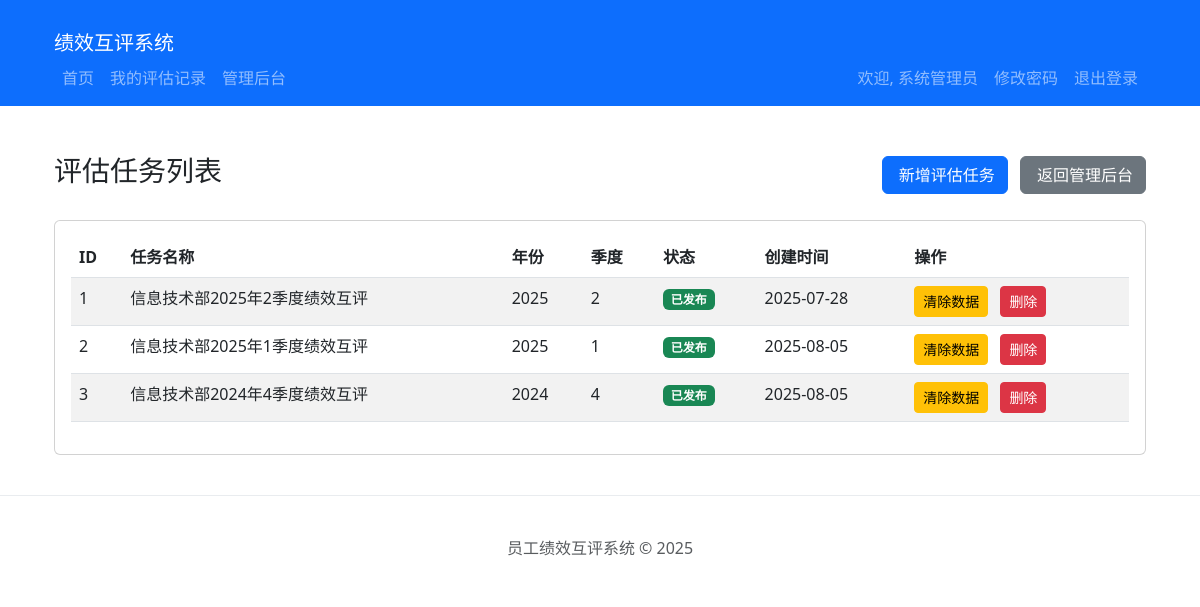
The app's page /admin/tasks (signed in), older data.
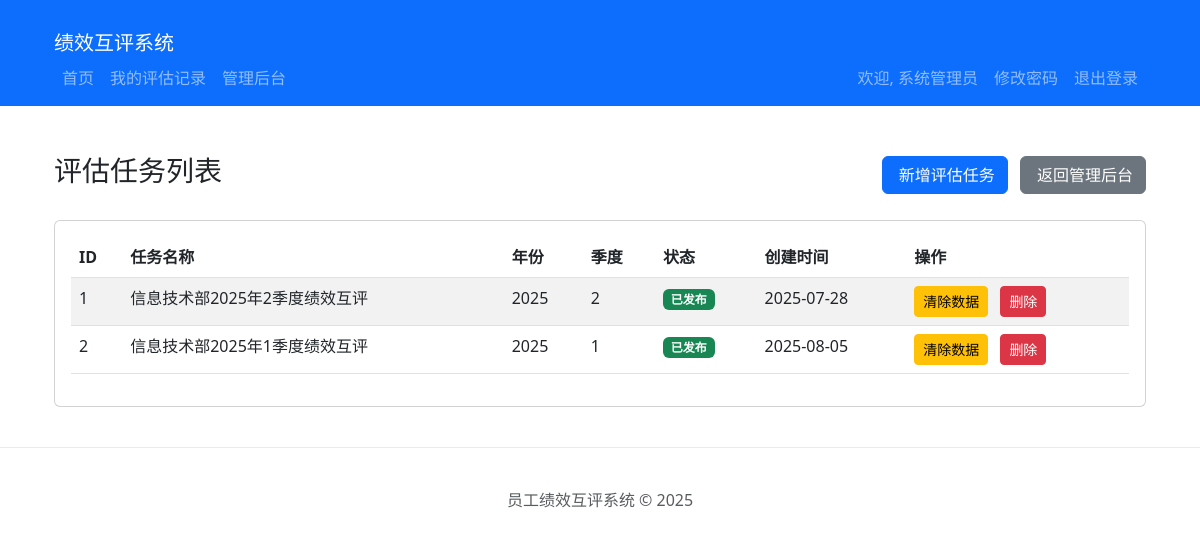
The same page, newer data.
### models.py (models this page shows, shortened)
class Employee(UserMixin, db.Model):
    id = db.Column(db.Integer, primary_key=True)
    employee_id = db.Column(db.String(20), unique=True, nullable=False)
    name = db.Column(db.String(100), nullable=False)
    position = db.Column(db.String(100), nullable=False)
    password_hash = db.Column(db.String(256), nullable=False)
    is_admin = db.Column(db.Boolean, default=False)
    is_frozen = db.Column(db.Boolean, default=False)
    created_at = db.Column(db.DateTime, default=datetime.utcnow)
    updated_at = db.Column(db.DateTime, default=datetime.utcnow, onupdate=datetime.utcnow)

class EvaluationTask(db.Model):
    __tablename__ = 'evaluation_task'
    id = db.Column(db.Integer, primary_key=True)
    year = db.Column(db.Integer, nullable=False)
    quarter = db.Column(db.Integer, nullable=False)  # 1-4
    name = db.Column(db.String(200), nullable=False)
    status = db.Column(db.String(20), default='published', nullable=False)
    created_at = db.Column(db.DateTime, default=datetime.utcnow)
    updated_at = db.Column(db.DateTime, default=datetime.utcnow, onupdate=datetime.utcnow)
    records = db.relationship('EvaluationRecord', back_populates='task', cascade='all, delete-orphan', lazy='dynamic')

### app.py (the view)
@app.route('/admin/tasks')
@login_required
@admin_required
def admin_task_list():
    from models import EvaluationTask
    tasks = EvaluationTask.query.all()
    return render_template('admin/task_list.html', tasks=tasks)

### app.py (called while the page is built)
def admin_required(f):
    @wraps(f)
    def decorated_function(*args, **kwargs):
        if not current_user.is_authenticated:
            return redirect(url_for('login', next=request.url))
        if not current_user.is_admin:
            abort(403)
        return f(*args, **kwargs)
    return decorated_function

@app.template_filter('shanghai_time')
def shanghai_time_filter(dt, format='%Y-%m-%d %H:%M:%S'):
    if dt is None:
        return ""
    utc_dt = pytz.utc.localize(dt)
    shanghai_tz = pytz.timezone('Asia/Shanghai')
    return utc_dt.astimezone(shanghai_tz).strftime(format)

@login_manager.user_loader
def load_user(user_id):
    return Employee.query.get(int(user_id))

### templates/admin/task_list.html (shortened to what this page needs)
{% extends 'base.html' %}
{% block content %}
<div class="container mt-5">
    <div class="d-flex justify-content-between align-items-center mb-4">
    <h3>评估任务列表</h3>
    <div>
        <a href="{{ url_for('admin_add_task') }}" class="btn btn-primary me-2">
             新增评估任务
        </a>
        <a href="{{ url_for('admin_dashboard') }}" class="btn btn-secondary">
             返回管理后台
        </a>
    </div>
</div>
    <div class="card">
        <div class="card-body">
            <table class="table table-striped">
                <thead>
                    <tr>
                        <th>ID</th>
                        <th>任务名称</th>
                        <th>年份</th>
                        <th>季度</th>
                        <th>状态</th>
                        <th>创建时间</th>
                        <th>操作</th>
                    </tr>
                </thead>
                <tbody>
                    {% for task in tasks %}
                    <tr>
                        <td>{{ task.id }}</td>
                        <td>{{ task.name }}</td>
                        <td>{{ 2000 + task.year if task.year < 100 else task.year }}</td>
                        <td>{{ task.quarter }}</td>
                        <td>
                            {% if task.status == 'published' %}
                                <span class="badge bg-success">已发布</span>
                            {% else %}
                                <span class="badge bg-secondary">草稿</span>
                            {% endif %}
                        </td>
                        <td>{{ task.created_at|shanghai_time('%Y-%m-%d') }}</td>
                        <td>
                            <button type="button" class="btn btn-warning btn-sm me-2" data-bs-toggle="modal" data-bs-target="#clearModal{{ task.id }}">
                                清除数据
                            </button>
                            <button type="button" class="btn btn-danger btn-sm" data-bs-toggle="modal" data-bs-target="#deleteModal{{ task.id }}">
                                删除
                            </button>
                        </td>
                    </tr>
                    {% else %}
                    <tr>
                        <td colspan="7" class="text-center">暂无评估任务</td>
                    </tr>
                    {% endfor %}
                </tbody>
            </table>
        </div>
    </div>
</div>
{% endblock %}

### templates/base.html (shortened to what this page needs)
<!DOCTYPE html>
<html lang="zh-CN">
<head>
    <link href="https://cdn.jsdelivr.net/npm/bootstrap@5.3.0/dist/css/bootstrap.min.css" rel="stylesheet">
</head>
<body>
    <nav class="navbar navbar-expand-lg navbar-dark bg-primary">
    <div class="container">
    <div class="container-fluid">
        <a class="navbar-brand" href="{{ url_for('index') }}">绩效互评系统</a>
        <div class="collapse navbar-collapse" id="navbarNav">
        {% if current_user.is_authenticated %}
        <ul class="navbar-nav me-auto">
            <li class="nav-item">
                <a class="nav-link" href="{{ url_for('index') }}">首页</a>
            </li>
            <li class="nav-item">
                <a class="nav-link" href="{{ url_for('my_evaluations') }}">我的评估记录</a>
            </li>
            {% if current_user.employee_id == '10000' %}
            <li class="nav-item">
                <a class="nav-link" href="{{ url_for('admin_dashboard') }}">管理后台</a>
            </li>
            {% endif %}
        </ul>
        <ul class="navbar-nav">
            <li class="nav-item">
                <span class="nav-link">欢迎, {{ current_user.name }}</span>
            </li>
            <li class="nav-item">
                  <a href="{{ url_for('change_password') }}" class="nav-link">修改密码</a>
              </li>
              <li class="nav-item">
                  <a href="{{ url_for('logout') }}" class="nav-link">退出登录</a>
              </li>
        </ul>
        {% else %}
        <ul class="navbar-nav ms-auto">
            <li class="nav-item">
                <a class="nav-link" href="{{ url_for('login') }}">登录</a>
            </li>
        </ul>
        {% endif %}
        </div>
    </nav>
    <div class="container">
        {% block content %}{% endblock %}
    </div>
    <footer class="footer">
        <div class="container">
            <span class="text-muted">员工绩效互评系统 &copy; 2025</span>
        </div>
    </footer>
</body>
</html>

### templates/base.html (style rules this page uses)
.container { margin-top: 20px; }
.footer { margin-top: 40px; padding: 20px; text-align: center; border-top: 1px solid #e9ecef; }

Row changes from the older to the newer data that the page shows:
removed EvaluationTask: id "3", name "信息技术部2024年4季度绩效互评", 2000+task.yeariftask.year<100elsetask.year "2024", quarter "4", status "已发布", created_at|shanghai_time "2025-08-05"
